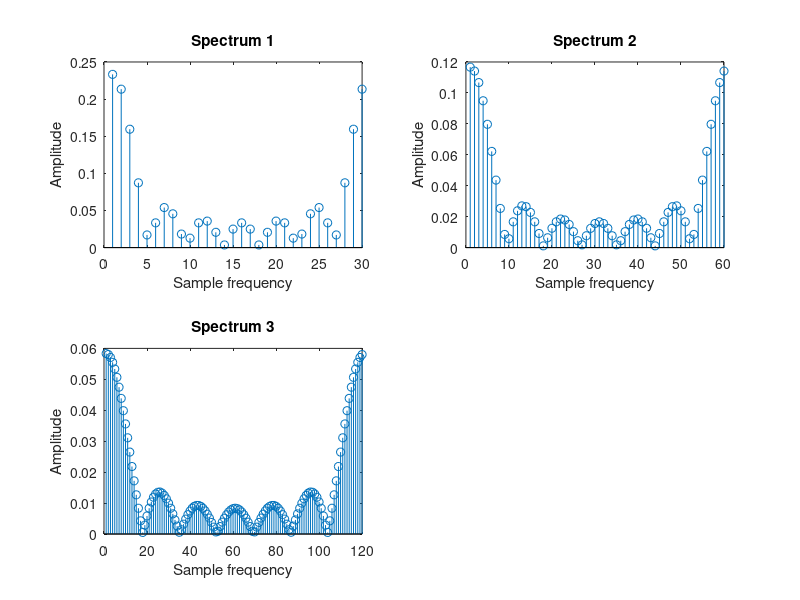

Recreate this plot in MATLAB.
% Problem 33
%condition 1:
x = zeros(30, 1);
x(1:7) = 1;
% just to make sure I got the right vectorize

noSamples = length(x);


subplot(2,2,1);
y = fft(x);
xfft = abs(y/noSamples);
stem(xfft)
xlabel('Sample frequency')
ylabel('Amplitude')
title('{Spectrum 1}')

%condition 2:

x2 = zeros(60, 1);
x2(1:7) = 1;
% just to make sure I got the right vectorize
noSamples2 = length(x2);


subplot(2,2,2);
y2 = fft(x2);
xfft2 = abs(y2/noSamples2);
stem(xfft2)
xlabel('Sample frequency')
ylabel('Amplitude')
title('{Spectrum 2}')

%condition 3:
x3 = zeros(120, 1);
x3(1:7) = 1;
% just to make sure I got the right vectorize
noSamples3 = length(x3);


subplot(2,2,3);
y3 = fft(x3);
xfft3 = abs(y3/noSamples3);
stem(xfft3)
xlabel('Sample frequency')
ylabel('Amplitude')
title('{Spectrum 3}')


